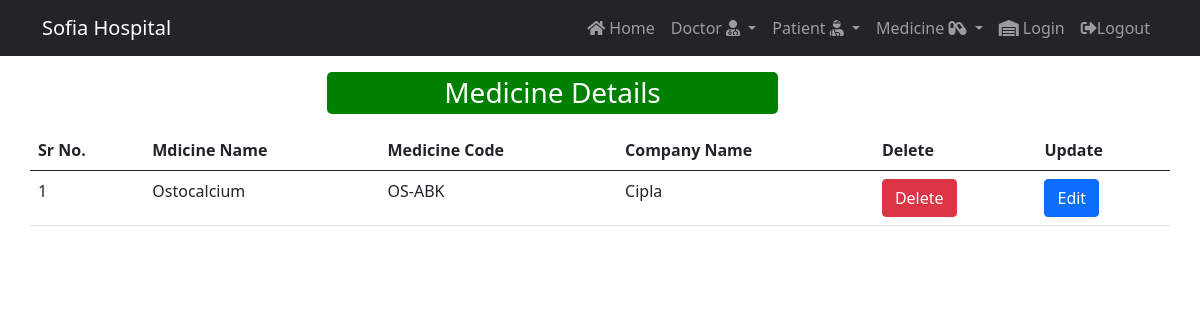
The page /viewmed/ on the database its author committed.
### hms/models.py (models this page shows)
class CommonInfo(models.Model):
    Name = models.CharField(max_length=50)
    Mobile_No = models.CharField(max_length=10)
    Code = models.CharField(unique=True, max_length=15)
    Location = models.CharField(max_length=50)
    class Meta:
        abstract = True

class MedicienDetail(CommonInfo):
    Company_Name = models.CharField(max_length=50)
    Mobile_No = None
    Location = None

### hms/views.py (the view)
# urls.py: path('viewmed/', views.view_medicine, name='view-medicine'),
def view_medicine(request):
    medicine = MedicienDetail.objects.all()
    return render(request,"view_med.html",{'medicine':medicine})

### hms/templates/view_med.html (shortened to what this page needs)
{% extends 'base.html' %}
{% block body %}
<div class="container">
<div class="row">
<div class="col-md-5 offset-3 mt-3 mb-2"> <h3 class="viewt"> Medicine Details </h3> </div>
<table class="table table-hover" id="example">
        <thead>
        <tr>
            <th>Sr No.</th>
            <th>Mdicine Name</th>
            <th>Medicine Code</th>
            <th>Company Name</th>
            <th>Delete</th>
            <th>Update</th>
        </tr>
        </thead>
        <tbody>
        {% for m in medicine %}
        <tr>
        <td>
                {{ forloop.counter }}
            </td>
            <td>
                {{m.Name}}
            </td>
                        <td>
                {{m.Code}}
            </td>
            <td>
                {{m.Company_Name}}
            </td>
                <td>
                <a href="{% url 'delete-medicine' m.id %}" onclick="return confirm('Are You really want to delete!!')"
                   class="btn btn-danger">Delete</a>
            </td>
           <td>
                <a href="{% url 'update-medicine' m.id %}" class="btn btn-primary">Edit</a>
            </td>
        </tr>
        {% endfor %}
        </tbody>
    </table>
</div>
</div>
{% endblock body %}

### hms/static/css/style.css (style rules this page uses)
.viewt { background-color:green; padding:4px; text-align:center; color:white; border-radius:5px; }

### rows shown on the page
MedicienDetail: Name "Ostocalcium", Code "OS-ABK", Company_Name "Cipla"
